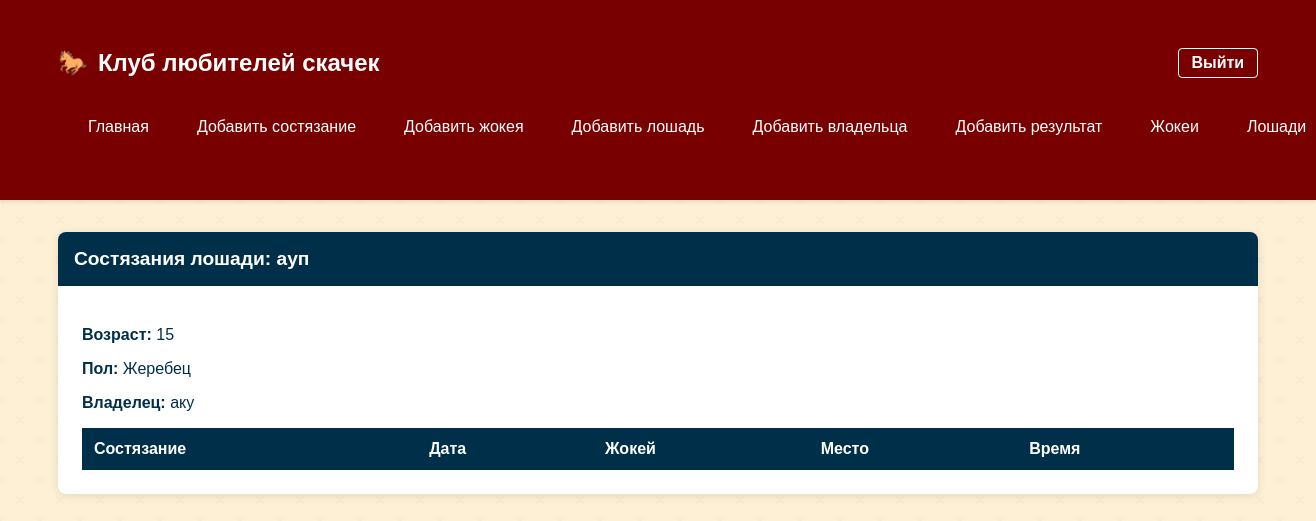
/horse/1 (signed in), run on the app's committed database.
### horse_racing_app/models.py (models this page shows)
class Horse(db.Model):
    __tablename__ = 'horses'
    id = db.Column(db.Integer, primary_key=True)
    name = db.Column(db.String(100), nullable=False)
    gender = db.Column(db.String(10), nullable=False)
    age = db.Column(db.Integer, nullable=False)
    owner_id = db.Column(db.Integer, db.ForeignKey('owners.id'), nullable=False)
    results = db.relationship('Result', backref='horse', lazy=True)

class Owner(db.Model):
    __tablename__ = 'owners'
    id = db.Column(db.Integer, primary_key=True)
    name = db.Column(db.String(100), nullable=False)
    address = db.Column(db.String(200), nullable=False)
    phone = db.Column(db.String(20), nullable=False)
    horses = db.relationship('Horse', backref='owner', lazy=True)

### horse_racing_app/app.py (the view)
@app.route('/horse/<int:horse_id>')
def horse_competitions(horse_id):
    horse = Horse.query.get_or_404(horse_id)
    results = Result.query.filter_by(horse_id=horse_id).all()
    return render_template('horse_competitions.html', horse=horse, results=results)

### horse_racing_app/app.py (called while the page is built)
@login_manager.user_loader
def load_user(user_id):
    return User.query.get(int(user_id))

### horse_racing_app/templates/horse_competitions.html (shortened to what this page needs)
{% extends "base.html" %}
{% block content %}
<div class="card">
    <div class="card-header">Состязания лошади: {{ horse.name }}</div>
    <div class="card-body">
        <p><strong>Возраст:</strong> {{ horse.age }}</p>
        <p><strong>Пол:</strong> {{ 'Жеребец' if horse.gender == 'male' else 'Кобыла' }}</p>
        <p><strong>Владелец:</strong> {{ horse.owner.name }}</p>
        <table class="table">
            <thead>
                <tr>
                    <th>Состязание</th>
                    <th>Дата</th>
                    <th>Жокей</th>
                    <th>Место</th>
                    <th>Время</th>
                </tr>
            </thead>
        </table>
    </div>
</div>
{% endblock %}

### horse_racing_app/static/style.css (style rules this page uses)
:root { --color-primary: #780000; --color-secondary: #c1121f; --color-background: #fdf0d5; --color-dark: #003049; --color-accent: #669bbc; }
body { background-color: var(--color-background); color: var(--color-dark); font-family: 'Arial', sans-serif; margin: 0; padding: 0; }
.card { background: white; border-radius: 8px; box-shadow: 0 2px 10px rgba(0, 0, 0, 0.1); margin-bottom: 2rem; overflow: hidden; }
.card-header { background-color: var(--color-dark); color: white; padding: 1rem; font-size: 1.2rem; font-weight: bold; }
.card-body { padding: 1.5rem; }
.table { width: 100%; border-collapse: collapse; margin-top: 1rem; }
.table th, .table td { padding: 0.75rem; text-align: left; border-bottom: 1px solid #ddd; }
.table th { background-color: var(--color-accent); color: white; }
.card { transition: transform 0.3s ease, box-shadow 0.3s ease; border: none; }
.card { animation: fadeIn 0.5s ease-out; }
.table th { background-color: var(--color-dark); color: white; border: none; }

### data on the page
Horse: name "ауп", age "15", gender "Жеребец"
Owner: owner.name "аку"
